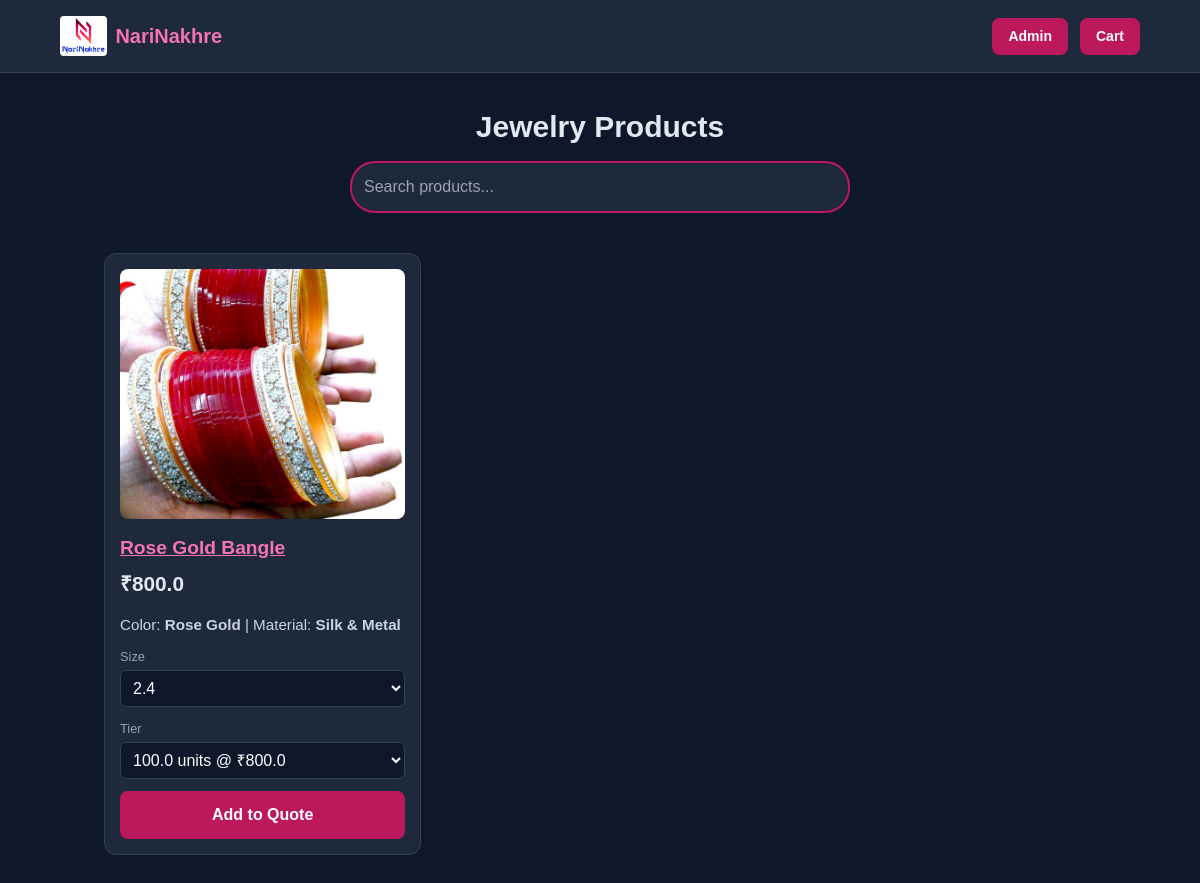
Page /category/Jewelry on the earlier database version.
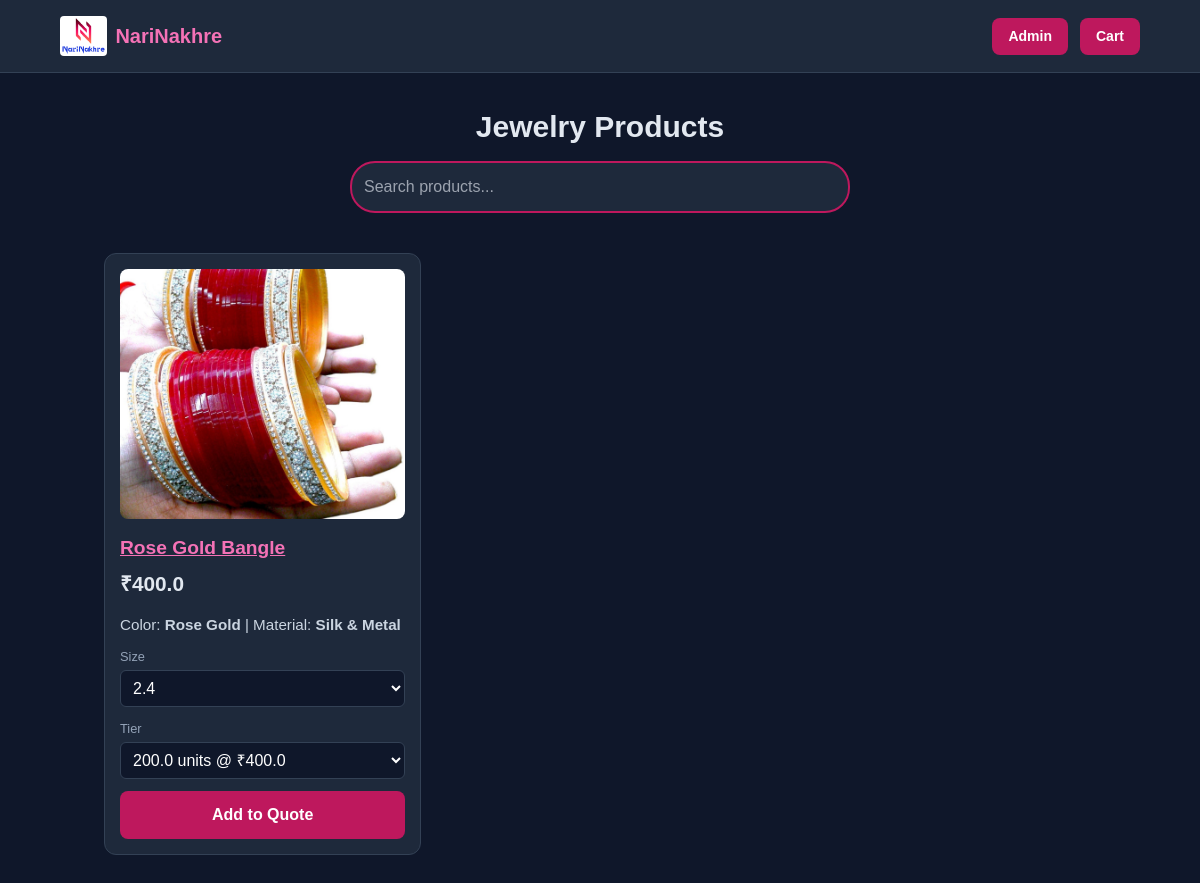
Same page on the later database version.
### tables this page shows
CREATE TABLE products (
                id INTEGER PRIMARY KEY AUTOINCREMENT,
                sku TEXT,
                name TEXT,
                hsn TEXT,
                gst REAL,
                material TEXT,
                color TEXT,
                sizes TEXT,
                category_id INTEGER,
                subcategory_id INTEGER,
                description TEXT,
                quantity1 REAL,
                price1 REAL,
                quantity2 REAL,
                price2 REAL,
                quantity3 REAL,
                price3 REAL
            , category TEXT, subcategory TEXT, image_file TEXT, image_url TEXT);

### app.py (the view)
@app.route('/category/<category>')
def category_products(category):
    db = get_db()
    products = db.execute('SELECT * FROM products WHERE category = ?', (category,)).fetchall()
    product_list = []
    for product in products:
        product = dict(product)
        product['images'] = []
        for i in range(1,6):
            img_path = os.path.join('static', 'assets', 'products', f"{product['sku']}_{i}.jpg")
            if os.path.exists(img_path):
                product['images'].append(url_for('static', filename=f"assets/products/{product['sku']}_{i}.jpg"))
        if not product['images']:
            product['images'] = [url_for('static', filename='assets/products/default.jpg')]
        product['tiers'] = [
            {'tier': 1, 'qty': product.get('quantity1'), 'price': product.get('price1')},
            {'tier': 2, 'qty': product.get('quantity2'), 'price': product.get('price2')},
            {'tier': 3, 'qty': product.get('quantity3'), 'price': product.get('price3')},
        ]
        product['sizes'] = product.get('sizes', '')
        product_list.append(product)
    return render_template('category_products.html', category=category, products=product_list)

### app.py (called while the page is built)
def get_db():
    if 'db' not in g:
        g.db = sqlite3.connect(app.config['DATABASE'])
        g.db.row_factory = sqlite3.Row
    return g.db

### templates/category_products.html (shortened to what this page needs)
{% extends "base.html" %}
{% block content %}
<div class="search-section">
    <h1 class="text-3xl font-bold mb-4">{{ category }} Products</h1>
    <input type="text" class="search-bar" id="search" placeholder="Search products..." oninput="filterProducts()">
</div>
<div class="product-grid">
    {% for product in products %}
    <div class="product-card">
        <div class="carousel-container" style="position:relative;">
            <img src="{{ product.images[0] }}" class="product-image" alt="{{ product.name }}" id="carousel-img-{{ product.id }}">
        </div>
        <a class="product-title" href="{{ url_for('product_detail', product_id=product.id) }}" style="text-decoration:underline; color:#f472b6;">{{ product.name }}</a>
        <div class="product-price">₹{{ product.price1 }}</div>
        <div class="product-attributes" style="margin-bottom: 10px; font-size: 0.95rem; color: #cbd5e1;">
            {% if product.color or product.material %}
                <span>
                    {% if product.color %}Color: <strong>{{ product.color }}</strong>{% endif %}
                    {% if product.color and product.material %} | {% endif %}
                    {% if product.material %}Material: <strong>{{ product.material }}</strong>{% endif %}
                </span>
            {% endif %}
        </div>
        <div class="input-group">
            <label>Size</label>
            <select id="size-{{ product.id }}" class="input-field size-select">
                {% for size in product.sizes.split(',') %}
                    <option value="{{ size|trim }}">{{ size|trim }}</option>
                {% endfor %}
            </select>
        </div>
        <div class="input-group">
            <label>Tier</label>
            <select id="tier-select-{{ product.id }}" class="input-field tier-select">
                {% for tier in product.tiers %}
                    {% if tier.qty and tier.price %}
                        <option value="{{ tier.qty }}" data-price="{{ tier.price }}">{{ tier.qty }} units @ ₹{{ tier.price }}</option>
                    {% endif %}
                {% endfor %}
            </select>
        </div>
        <button class="add-to-quote-btn add-btn"
            data-sku="{{ product.id }}"
            data-tier="{{ product.tiers[0].qty if product.tiers and product.tiers[0].qty else 1 }}"
            data-price="{{ product.tiers[0].price if product.tiers and product.tiers[0].price else product.price1 }}"
            data-size="{{ product.sizes.split(',')[0]|trim if product.sizes else '' }}"
            onclick="addToQuoteDirect(this, '{{ product.id }}')"
        >Add to Quote</button>
    </div>
    {% endfor %}
</div>
{% endblock %}

Differences in the rows shown:
changed products "Rose Gold Bangle": price1 "800.0" → "400.0"; value "100.0 units @ ₹800.0" → "200.0 units @ ₹400.0"
